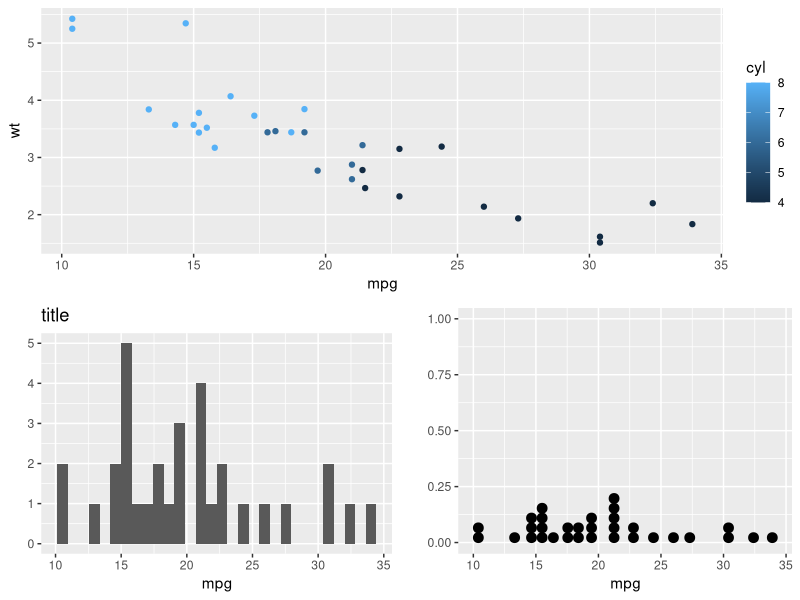

The R script that drew this image:
## ---- chunk 1
library(ggplot2)
library(gridExtra)
library(gtable)

p1 <- qplot(mpg, wt, data = mtcars, colour = cyl)
p2 <- qplot(mpg, data = mtcars) + ggtitle("title")
p3 <- qplot(mpg, data = mtcars, geom = "dotplot")

gridExtra::grid.arrange(p2,p3,p1, layout_matrix = rbind(c(3,3),
      c(1,2)))
